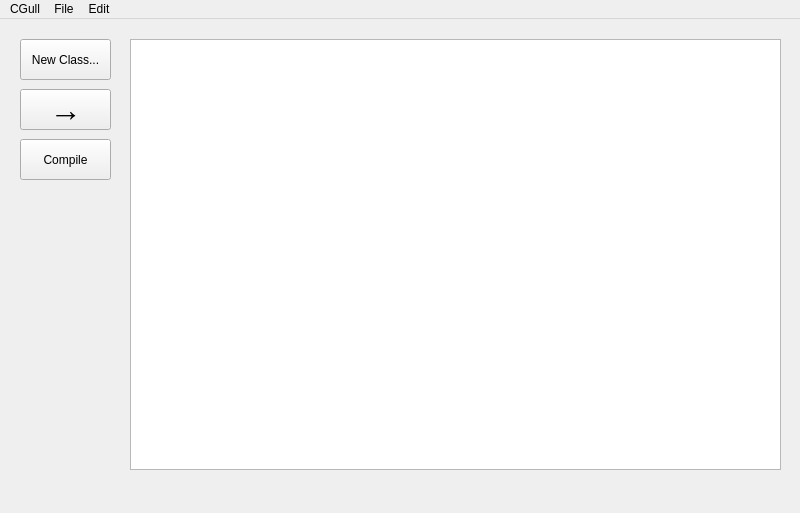
<?xml version="1.0" encoding="UTF-8"?>
<ui version="4.0">
 <class>MainWindow</class>
 <widget class="QMainWindow" name="MainWindow">
  <property name="geometry">
   <rect>
    <x>0</x>
    <y>0</y>
    <width>800</width>
    <height>513</height>
   </rect>
  </property>
  <property name="windowTitle">
   <string>CGull</string>
  </property>
  <widget class="QWidget" name="centralwidget">
   <widget class="QPushButton" name="newClassButton">
    <property name="geometry">
     <rect>
      <x>20</x>
      <y>20</y>
      <width>91</width>
      <height>41</height>
     </rect>
    </property>
    <property name="text">
     <string>New Class...</string>
    </property>
   </widget>
   <widget class="QPushButton" name="inheritanceButton">
    <property name="geometry">
     <rect>
      <x>20</x>
      <y>70</y>
      <width>91</width>
      <height>41</height>
     </rect>
    </property>
    <property name="font">
     <font>
      <pointsize>24</pointsize>
      <kerning>true</kerning>
     </font>
    </property>
    <property name="text">
     <string>→</string>
    </property>
   </widget>
   <widget class="QPushButton" name="compileButton">
    <property name="geometry">
     <rect>
      <x>20</x>
      <y>120</y>
      <width>91</width>
      <height>41</height>
     </rect>
    </property>
    <property name="text">
     <string>Compile</string>
    </property>
   </widget>
   <widget class="QGraphicsView" name="graphicsView">
    <property name="geometry">
     <rect>
      <x>130</x>
      <y>20</y>
      <width>651</width>
      <height>431</height>
     </rect>
    </property>
    <property name="autoFillBackground">
     <bool>false</bool>
    </property>
   </widget>
  </widget>
  <widget class="QMenuBar" name="menubar">
   <property name="geometry">
    <rect>
     <x>0</x>
     <y>0</y>
     <width>800</width>
     <height>21</height>
    </rect>
   </property>
   <property name="nativeMenuBar">
    <bool>true</bool>
   </property>
   <widget class="QMenu" name="menuCGull">
    <property name="title">
     <string>CGull</string>
    </property>
   </widget>
   <widget class="QMenu" name="menuFile">
    <property name="title">
     <string>File</string>
    </property>
   </widget>
   <widget class="QMenu" name="menuEdit">
    <property name="title">
     <string>Edit</string>
    </property>
   </widget>
   <addaction name="menuCGull"/>
   <addaction name="menuFile"/>
   <addaction name="menuEdit"/>
  </widget>
 </widget>
 <resources/>
 <connections/>
</ui>
